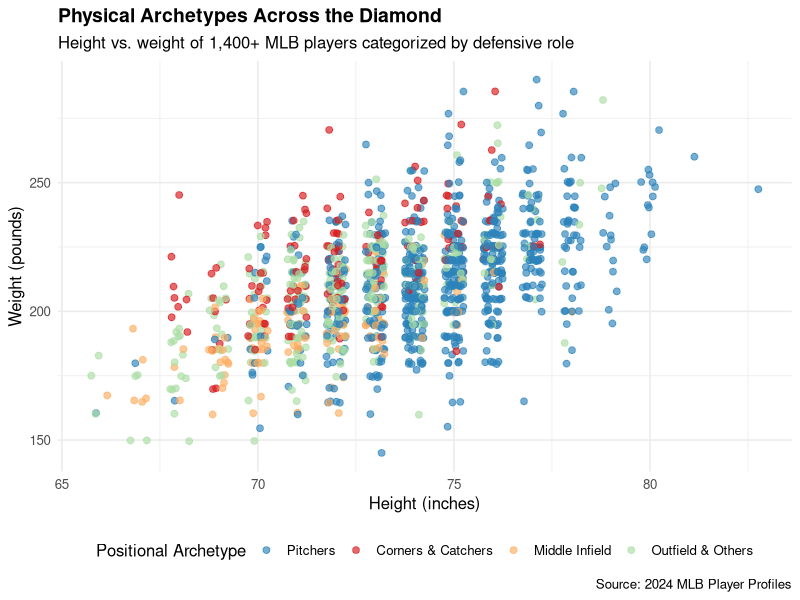

Here is the R script that generated this plot:
## ---- chunk 1
library(tidyverse)

players <- read_csv("data/players.csv", show_col_types = FALSE) |>
  filter(!is.na(height_inches), !is.na(weight)) |>
  mutate(
    archetype = case_when(
      position %in% c("Second Base", "Shortstop") ~ "Middle Infield",
      position %in% c("First Base", "Catcher") ~ "Corners & Catchers",
      position == "Pitcher" ~ "Pitchers",
      TRUE ~ "Outfield & Others"
    ),
    archetype = factor(archetype, levels = c("Pitchers", "Corners & Catchers", "Middle Infield", "Outfield & Others"))
  )
## ---- chunk 2
#| label: story-archetypes-plot
#| fig-width: 9
#| fig-height: 5.5

ggplot(players, aes(x = height_inches, y = weight, color = archetype)) +
  geom_jitter(alpha = 0.65, size = 2, width = 0.25, height = 0.5) +
  scale_color_manual(values = c(
    "Pitchers" = "#2b83ba",
    "Corners & Catchers" = "#d7191c",
    "Middle Infield" = "#fdae61",
    "Outfield & Others" = "#abdda4"
  )) +
  labs(
    title = "Physical Archetypes Across the Diamond",
    subtitle = "Height vs. weight of 1,400+ MLB players categorized by defensive role",
    x = "Height (inches)",
    y = "Weight (pounds)",
    color = "Positional Archetype",
    caption = "Source: 2024 MLB Player Profiles"
  ) +
  theme_minimal(base_size = 12) +
  theme(
    plot.title = element_text(face = "bold", size = 14),
    legend.position = "bottom"
  )
